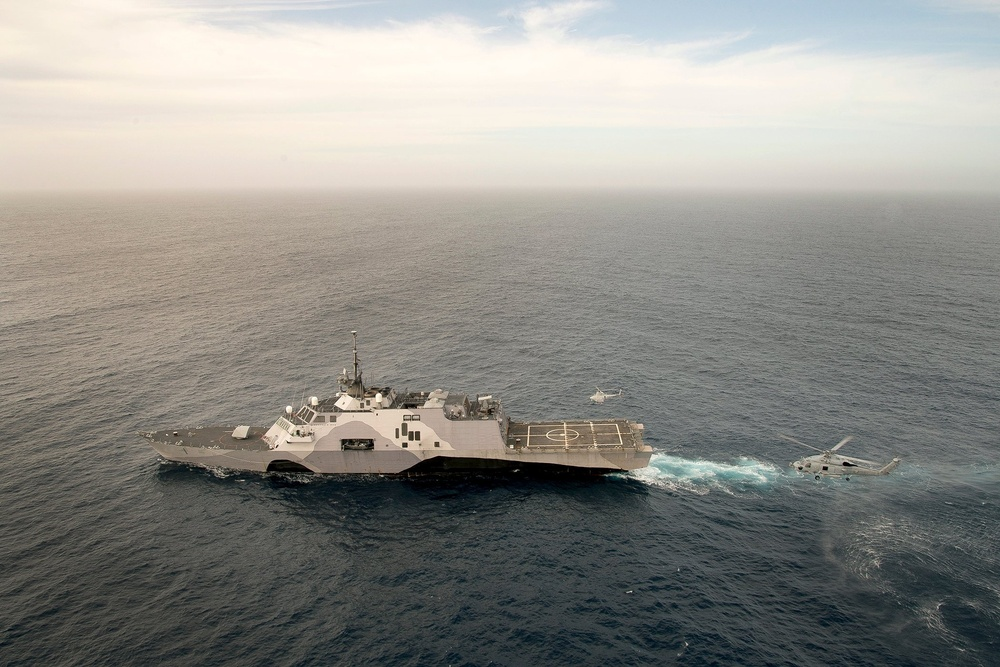
#> input picture newimage.jpg, 1000 x 667 px, shrunk from 2100 x 1400 before the run
$ python rotate-in-bounds.py --image ../newimage.jpg
#> lines starting #> are read from the running program, lines starting #| are printed output that depends on the picture
# USAGE
# python scripts/rotate-in-bounds.py -i images/output/uss-freedom-cropped.jpg

# import necessary packages
import argparse
import imutils
import cv2

# construct the argument parser
ap = argparse.ArgumentParser()
ap.add_argument("-i", "--image", required=True, # single switch image path to image on disk
                help="path to input image")
args = vars(ap.parse_args())

# load and display original
image = cv2.imread(args["image"]) # load image from disk
#> image is the input picture: shape (667, 1000, 3); mean B, G, R 137.2, 142.5, 143.2
cv2.imshow("Original", image)

# rotate and save
rotate33cc = imutils.rotate_bound(image, -33) # rotate in bounds
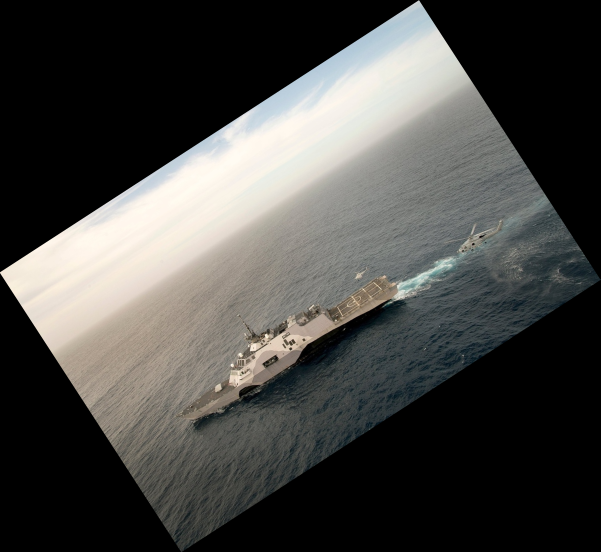
#> rotate33cc: shape (1104, 1201, 3) (shown at 1/2 size); mean B, G, R 69, 71.7, 72
cv2.imshow("Rotated without cropping", rotate33cc)
cv2.imwrite("images/output/uss-freedom-rotate-33cc.jpg", rotate33cc)
cv2.waitKey(0)

rotate45c = imutils.rotate_bound(image, 45) # rotate in bounds
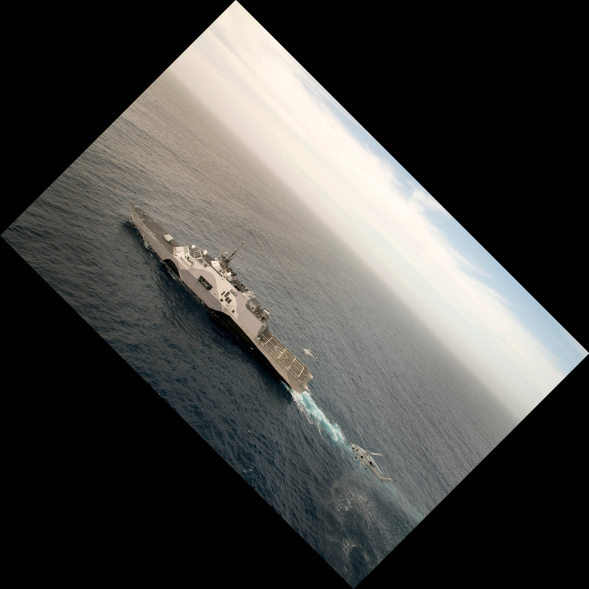
#> rotate45c: shape (1178, 1178, 3) (shown at 1/2 size); mean B, G, R 66, 68.5, 68.8
cv2.imshow("Rotated without cropping", rotate45c)
cv2.imwrite("images/output/uss-freedom-rotate-45c.jpg", rotate45c)
cv2.waitKey(0)

rotate90cc = imutils.rotate_bound(image, -90) # rotate in bounds
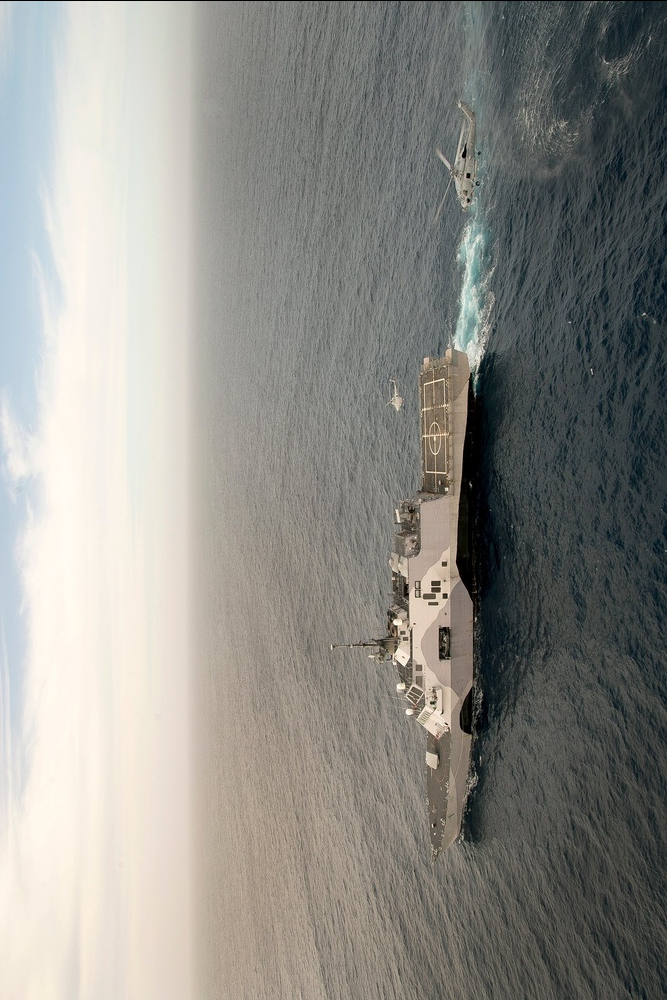
#> rotate90cc: shape (1000, 667, 3); mean B, G, R 137.1, 142.3, 143
cv2.imshow("Rotated without cropping", rotate90cc)
cv2.imwrite("images/output/uss-freedom-rotate-90cc.jpg", rotate90cc)
cv2.waitKey(0)

rotate180c = imutils.rotate_bound(image, -33) # rotate in bounds
cv2.imshow("Rotated without cropping", rotate180c)
cv2.imwrite("images/output/uss-freedom-rotate-180c.jpg", rotate180c)
cv2.waitKey(0)
